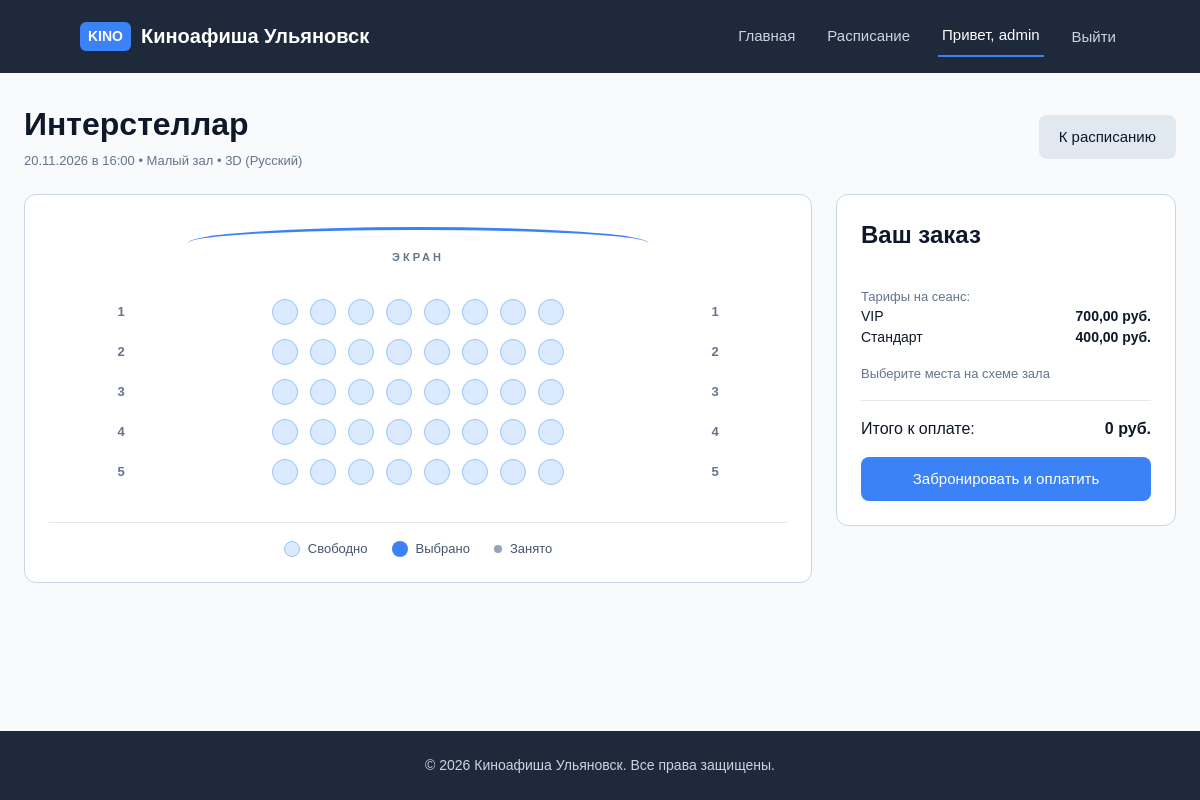
Page /session/7/book/ (signed in) on the earlier database version.
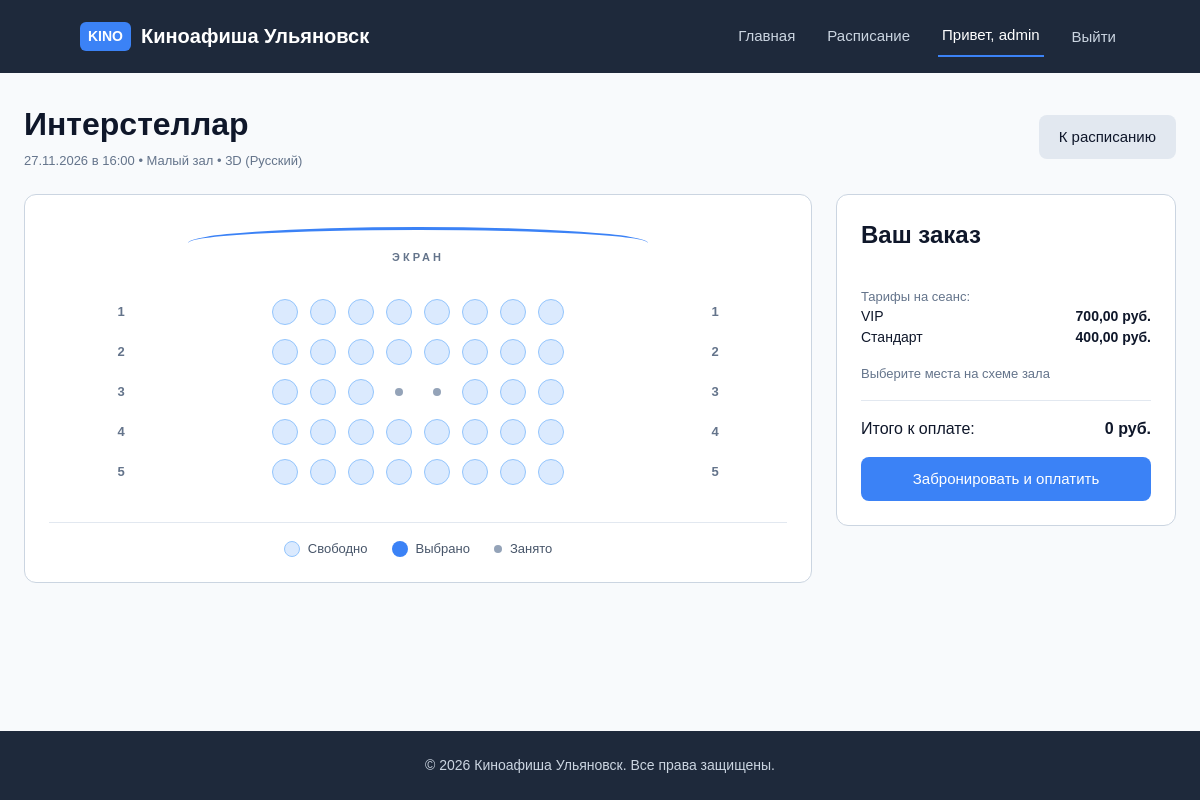
Same page on the later database version.
### app/models.py (models this page shows, shortened)
class Session(models.Model):
    FORMAT_CHOICES = [
        ("2D", "2D"),
        ("3D", "3D"),
        ("IMAX", "IMAX"),
    ]
    STATUS_CHOICES = [
        ("scheduled", "Запланирован"),
        ("ongoing", "Идёт"),
        ("finished", "Завершён"),
        ("cancelled", "Отменён"),
    ]
    movie = models.ForeignKey(
        Movie,
        on_delete=models.PROTECT,
        related_name="sessions",
        verbose_name="Фильм",
    )
    hall = models.ForeignKey(
        Hall,
        on_delete=models.PROTECT,
        related_name="sessions",
        verbose_name="Зал",
    )
    start_time = models.DateTimeField(verbose_name="Время начала")
    end_time = models.DateTimeField(verbose_name="Время окончания")
    format = models.CharField(
        max_length=20, choices=FORMAT_CHOICES, default="2D", verbose_name="Формат"
    )
    language = models.CharField(
        max_length=50, default="Русский", verbose_name="Язык / Озвучка"
    )
    status = models.CharField(
        max_length=20,
        choices=STATUS_CHOICES,
        default="scheduled",
        verbose_name="Статус сеанса",
    )
    class Meta:
        verbose_name = "Сеанс"
        verbose_name_plural = "Сеансы"
        ordering = ["start_time"]

class Movie(models.Model):
    STATUS_CHOICES = [
        ("in_poster", "В афише"),
        ("hidden", "Скрыт"),
        ("archived", "Снят с показа"),
    ]
    title = models.CharField(max_length=255, verbose_name="Название фильма")
    description = models.TextField(verbose_name="Описание")
    duration_minutes = models.PositiveIntegerField(verbose_name="Длительность (мин)")
    age_rating = models.CharField(max_length=10, verbose_name="Возрастной рейтинг")
    release_year = models.PositiveIntegerField(verbose_name="Год релиза")
    poster = models.ImageField(
        upload_to="posters/", blank=True, null=True, verbose_name="Постер"
    )
    status = models.CharField(
        max_length=20,
        choices=STATUS_CHOICES,
        default="in_poster",
        verbose_name="Статус показа",
    )
    base_rating = models.DecimalField(
    max_digits=3,
    decimal_places=2,
    default=Decimal("0.00"),
    verbose_name="Базовая оценка",
    )
    average_rating = models.DecimalField(
    max_digits=3,
    decimal_places=2,
    default=Decimal("0.00"),
    verbose_name="Средний рейтинг",
    )
    class Meta:
        verbose_name = "Фильм"
        verbose_name_plural = "Фильмы"
        ordering = ["-release_year", "title"]

class Hall(models.Model):
    STATUS_CHOICES = [
        ("active", "Активен"),
        ("repair", "На ремонте"),
        ("closed", "Закрыт"),
    ]
    name = models.CharField(max_length=100, unique=True, verbose_name="Название зала")
    capacity = models.PositiveIntegerField(verbose_name="Вместимость")
    layout_config = models.TextField(
        blank=True, null=True, verbose_name="Конфигурация зала (JSON)"
    )
    status = models.CharField(
        max_length=20,
        choices=STATUS_CHOICES,
        default="active",
        verbose_name="Статус зала",
    )
    class Meta:
        verbose_name = "Зал"
        verbose_name_plural = "Залы"
        ordering = ["name"]

### app/views.py (the view, shortened to what this page needs)
# urls.py: path("session/<int:pk>/book/", views.session_booking_view, name="session_booking"),
@login_required
def session_booking_view(request, pk):
    session = get_object_or_404(Session, pk=pk)
    seats = (
        Seat.objects.filter(hall=session.hall, is_active=True)
        .select_related("category")
        .order_by("row_number", "seat_number")
    )
    prices_map = {
        sp.category_id: sp.price
        for sp in SessionSeatPrice.objects.filter(session=session, is_active=True)
    }
    pending_bookings = Booking.objects.filter(session=session, status="pending")
    for b in pending_bookings:
        if b.is_expired():
            b.status = "expired"
            b.save()
    active_bookings = Booking.objects.filter(
        session=session, status__in=["pending", "paid"]
    )
    occupied_seat_ids = set(
        BookingItem.objects.filter(booking__in=active_bookings).values_list(
            "seat_id", flat=True
        )
    )
    rows_dict = {}
    for seat in seats:
        rows_dict.setdefault(seat.row_number, []).append(
            {
                "id": seat.id,
                "number": seat.seat_number,
                "category": seat.category.name,
                "price": float(prices_map.get(seat.category_id, 0)),
                "is_occupied": seat.id in occupied_seat_ids,
            }
        )
    rows = sorted(rows_dict.items())
    context = {
        "session": session,
        "rows": rows,
        "seat_prices": SessionSeatPrice.objects.filter(
            session=session, is_active=True
        ).select_related("category"),
    }
    return render(request, "app/session_booking.html", context)

### app/templates/app/session_booking.html (shortened to what the changed rows need)
{% load static %}
<!DOCTYPE html>
<html lang="ru">
<head>
    <link rel="stylesheet" href="{% static 'css/style.css' %}">
</head>
<body>
    <main class="container">
        <section class="booking-header-box">
            <div>
                <h1>{{ session.movie.title }}</h1>
                <p class="caption">
                    {{ session.start_time|date:"d.m.Y в H:i" }} • {{ session.hall.name }} • {{ session.format }} ({{ session.language }})
                </p>
            </div>
        </section>
        <form method="post" id="booking-form" class="booking-layout">
            <aside class="booking-summary-card">
                <h2>Ваш заказ</h2>
            </aside>
        </form>
    </main>
</body>
</html>

Differences in the rows shown:
changed Session "Русский": start_time "20.11.2026 в 16:00" → "27.11.2026 в 16:00"
